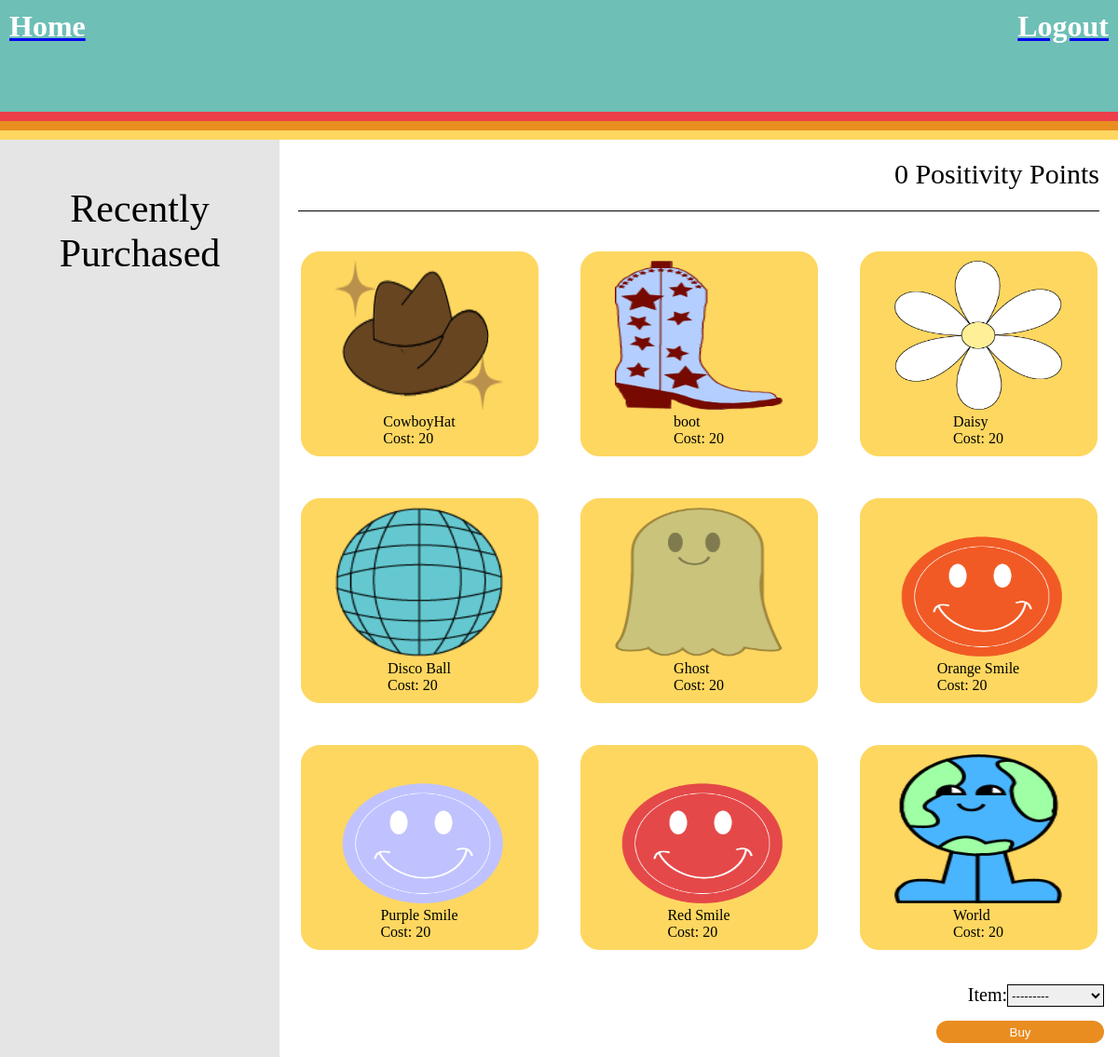
The app's page /store/ (signed in) with its own data.
### base/models.py (models this page shows)
class StoreItem(models.Model):
    name = models.CharField(max_length=50)
    image = models.ImageField()
    updated = models.DateTimeField(auto_now=True)
    created = models.DateTimeField(auto_now_add=True)
    cost = models.IntegerField()
    timesPurchased = models.IntegerField(default=0)
    class Meta:
        ordering = ['-timesPurchased']
    def __str__(self):
        return self.name

### base/views.py (the view, shortened to what this page needs)
# urls.py: path('store/', views.store, name="store"),
@login_required(login_url='login')
def store(request):
    form = PurchaseForm()
    storeItems = StoreItem.objects.all()
    userItems = PurchaseItem.objects.filter(user=request.user.id)
    for item in storeItems:
        print(str(item))
    currProf = Profile.objects.get(user=request.user.id)
    userPoints = currProf.pointsReceived
    context = {'storeItems': storeItems,'form':form, 'userPoints':userPoints,'userInventory':userItems}
    return render(request, 'base/store.html', context)

### base/forms.py
class PurchaseForm(ModelForm):
    class Meta:
        model = PurchaseItem
        fields = ['item']

### base/templates/base/store.html (shortened to what this page needs)
{% extends 'main.html' %} {% block content %}
<div class = "store-container">
    <aside class ="sidebar">
        <heading>Recently<br> Purchased</heading>
    </aside>
    <main class = "content">
        <header> {{userPoints}} Positivity Points</header>
        <section class="products">
            {% for item in storeItems %}
            <div class="product-card">
                <div class="product-image">
                    {% load static %}
                    <img src="{% static item.image %}" alt="My image" style ="height: 20vh; width: 15vw;">
                </div>
                <div class="product-info">
                    {{item}}
                    <p style="color:black;">Cost: {{item.cost}}</p>
                </div>
            </div>
            {% endfor %}
        </section>
        <div class= "purchase">
        <form method="POST" action="">
            <div class= "selectItem">
                    <label for="id_item" style="font-size: 20px; font-weight: 100;">Item:</label>
                    <select name="item" required="" id="id_item" style= "height: 3vh; border: 1px solid black;">
                <option value="" selected="">---------</option>
                </select>
            </div>
            <div class = "buyButton">
            <input type="submit" value="Buy" style="min-width: 15vw; min-height: 3vh; color: white; border-radius: 70px; background-color: #E98D20;"/>
            </div>
        </div>
    </main>
</div>
{% endblock content %}

### templates/main.html (style rules this page uses)
body { height: 100%; }

### base/templates/base/store.html (style rules this page uses)
* { margin: 0; border: 0; padding: 0; }
.store-container { display: flex; min-height: calc(100vh - 100px) }
.sidebar { display: flex; min-width: 300px; background-color: #E5E5E5; align-items: center; flex-direction: column; }
.content { display: flex; flex-grow: 1; flex-direction: column; }
.sidebar heading { font-weight: 100; font-size: 3.5vw; color: black; font: sans-serif; text-align: center; }
.content header { min-height: 7vh; background-color: yellow font-weight: 100; font-size: 2.5vw; color: black; font: sans-serif; text-align: right; margin: 20px; border-bottom: 1px solid black; }
.products { display: flex; flex-wrap: wrap; flex-direction: row; }
.product-card { padding: 1%; margin: 2.5%; flex-grow: 1; flex-basis: 25%; display: flex; border: 1px solid #FED760; align-items: center; justify-content: center; flex-wrap: wrap; flex-direction: column; background-color: #FED760; border-radius: 20px; }
.product-image img { max-width: 100%; }
.product-info { margin-top: auto; }
.purchase { display: flex; flex-wrap: wrap; flex-direction: column; background-color: white; min-height: 10vh; }
.selectItem { display: flex; align-items: right; justify-content: right; margin: 15px; }
.buyButton { display: flex; align-items: right; justify-content: right; margin: 15px; }

### records on screen
StoreItem: image (picture), name "CowboyHat", cost "20"
StoreItem: image (picture), name "boot", cost "20"
StoreItem: image (picture), name "Daisy", cost "20"
StoreItem: image (picture), name "Disco Ball", cost "20"
StoreItem: image (picture), name "Ghost", cost "20"
StoreItem: image (picture), name "Orange Smile", cost "20"
StoreItem: image (picture), name "Purple Smile", cost "20"
StoreItem: image (picture), name "Red Smile", cost "20"
StoreItem: image (picture), name "World", cost "20"

### other values on screen
{{ userPoints }} "0"
